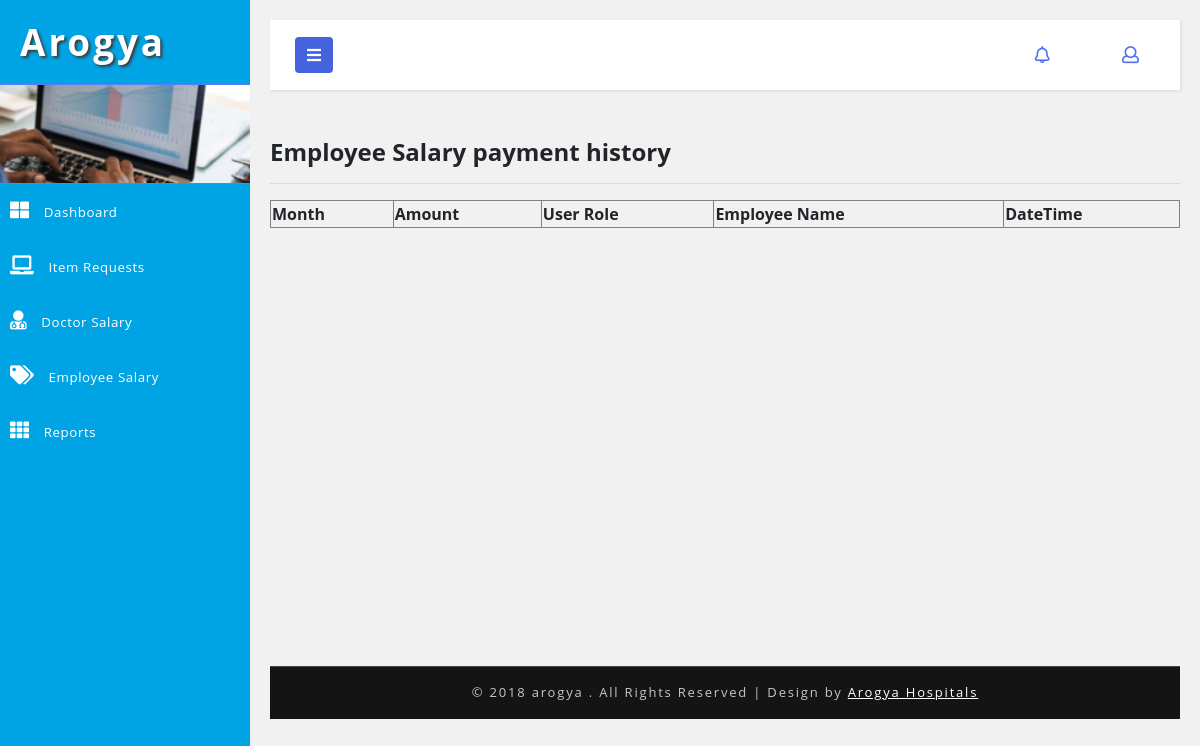
Page /accountant/employee_salary_payment_history.php on the earlier database version.
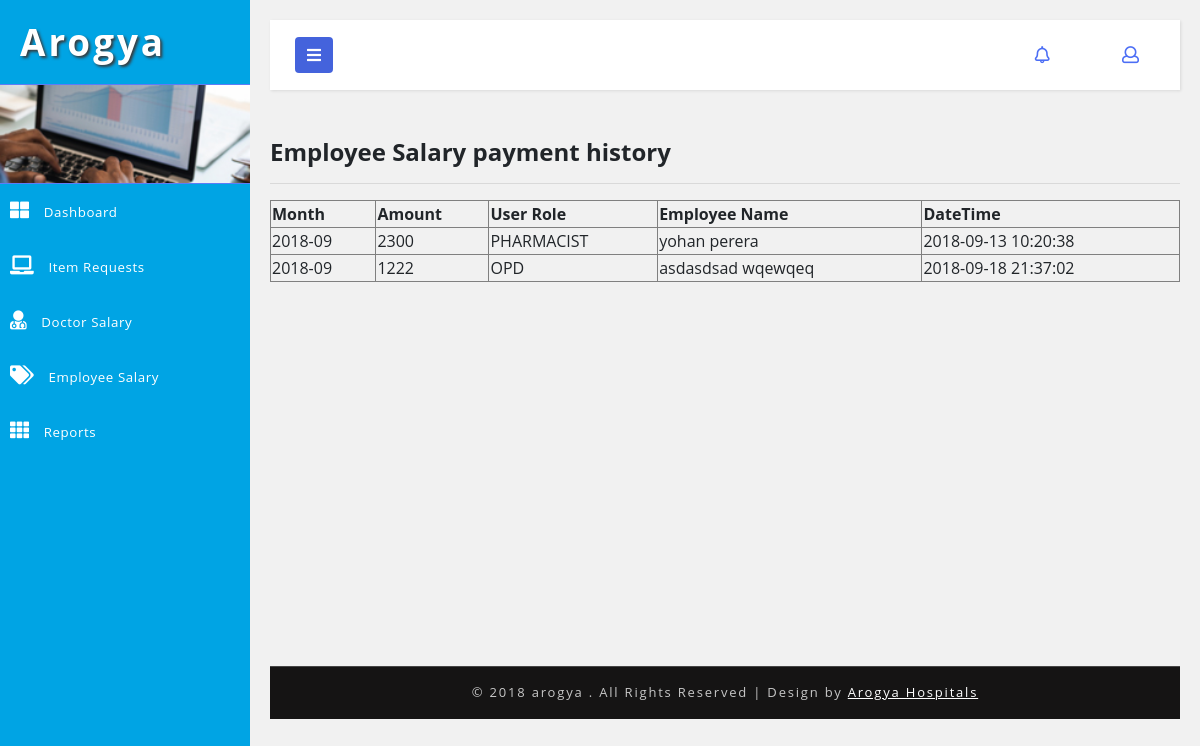
Same page on the later database version.
### tables this page shows
CREATE TABLE `hms_employee_salary` (
  `id` int(5) NOT NULL AUTO_INCREMENT,
  `user_id` int(5) DEFAULT NULL,
  `salary_month` varchar(20) DEFAULT NULL,
  `salary_amount` varbinary(10) DEFAULT NULL,
  `created_date` timestamp NOT NULL DEFAULT CURRENT_TIMESTAMP,
  `created_user` int(5) DEFAULT NULL,
  PRIMARY KEY (`id`),
  UNIQUE KEY `NewIndex1` (`user_id`,`salary_month`)
);

CREATE TABLE `hms_user` (
  `id` int(5) NOT NULL AUTO_INCREMENT,
  `first_name` varchar(100) DEFAULT NULL,
  `last_name` varchar(100) DEFAULT NULL,
  `nic` varchar(12) DEFAULT NULL,
  `pword` text,
  `user_role` varchar(20) DEFAULT NULL,
  `telephone` varchar(20) DEFAULT NULL,
  `email` varchar(100) DEFAULT NULL,
  `empno` varchar(10) DEFAULT NULL,
  `status_code` varchar(20) DEFAULT NULL,
  `created_date` timestamp NOT NULL DEFAULT CURRENT_TIMESTAMP,
  `created_user` int(5) DEFAULT NULL,
  PRIMARY KEY (`id`),
  UNIQUE KEY `NewIndex1` (`nic`)
);

### DB.php (called while the page is built, shortened)
<?php
function getDBConnection() {
    $servername = "localhost";
    $username = "root";
    $password = "123";
    $db = "hmsdb";
    $conn = mysqli_connect($servername, $username, $password, $db);
    if (!$conn) {
        die("Connection failed: " . mysqli_connect_error());
    } else {
        return $conn;
    }
}
function getData($sql) {
    $conn = getDBConnection();
    $result = mysqli_query($conn, $sql);
    if (mysqli_num_rows($result) > 0) {
        return $result;
    } else {
        return FALSE;
    }
}
?>

### accountant/employee_salary_payment_history.php (the view, shortened to what this page needs)
<?php
include '../DB.php';
?>
<!DOCTYPE html>
<html lang="en">
    <head>
        <link rel="stylesheet" href="https://maxcdn.bootstrapcdn.com/font-awesome/4.7.0/css/font-awesome.min.css">
        <link href="../css/bootstrap.css" rel="stylesheet" type="text/css" media="all" />
        <link href="../css/style.css" rel="stylesheet" type="text/css" media="all" />
        <link rel="stylesheet" href="../css/style4.css">
        <link href="../css/fontawesome-all.css" rel="stylesheet">
    </head>
    <body>
        <div class="wrapper">
            <nav id="sidebar">
                <div class="sidebar-header">
                    <h1>
                        <a href="#">Arogya</a>
                    </h1>
                </div>
                <div class="profile-bg"></div>
                <?php
                include_once '../_tree_accountant.php';
                ?>
            </nav>
            <div id="content">
                <?php include_once '../_top_bar.php'; ?>
                <div class="blank-page-content">
                    <h4>Employee Salary payment history</h4>
                    <hr>
                    <table border="1" style="width: 100%">
                        <thead>
                            <tr>
                                <th>Month</th>
                                <th>Amount</th>
                                <th>User Role</th>
                                <th>Employee Name</th>
                                <th>DateTime</th>
                            </tr>
                        </thead>
                        <tbody>
                            <?php
                            $sql = "SELECT hms_employee_salary.*,hms_user.user_role,CONCAT(hms_user.first_name,' ',hms_user.last_name) AS user_name
FROM hms_employee_salary INNER JOIN hms_user ON hms_employee_salary.user_id = hms_user.id
";
                            $data = getData($sql);
                            if ($data != null) {
                                foreach ($data as $value) {
                                    ?>
                                    <tr>
                                        <td><?= $value['salary_month']?></td>
                                        <td><?= $value['salary_amount']?></td>
                                        <td><?= $value['user_role']?></td>
                                        <td><?= $value['user_name']?> </td>
                                        <td><?= $value['created_date']?></td>
                                    </tr>
                                    <?php
                                }
                            }
                            ?>
                        </tbody>
                    </table>
                </div>
                <?php include '../_footer.php'; ?>
            </div>
        </div>
        <link href="../css/jquery.dataTables.min.css" rel="stylesheet" type="text/css"/>
    </body>
</html>

Differences in the rows shown:
added hms_employee_salary: salary_month "2018-09", salary_amount "2300", hms_user.user_role "PHARMACIST", user_name "yohan perera", created_date "2018-09-13 10:20:38"
added hms_employee_salary: salary_month "2018-09", salary_amount "1222", hms_user.user_role "OPD", user_name "asdasdsad wqewqeq", created_date "2018-09-18 21:37:02"
